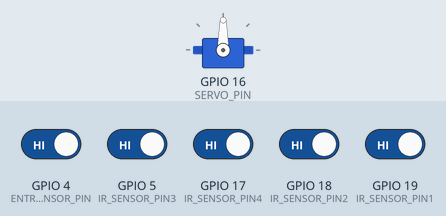
Recording of a sketch running on a simulated ESP32. Shown: servo. The test bench sets the inputs (shaded band); at power-on: GPIO 4 (ENTRY_SENSOR_PIN), GPIO 5 (IR_SENSOR_PIN3), GPIO 17 (IR_SENSOR_PIN4), GPIO 18 (IR_SENSOR_PIN2), GPIO 19 (IR_SENSOR_PIN1) HIGH. WiFi joins after 1.5 s; servers stay silent unless stated; uploads are accepted with an empty reply; what the sketch prints to the serial monitor is not drawn.

Above: at 2.7 s.
2.8 s: GPIO 4 (ENTRY_SENSOR_PIN) driven LOW
At 3.4 s:
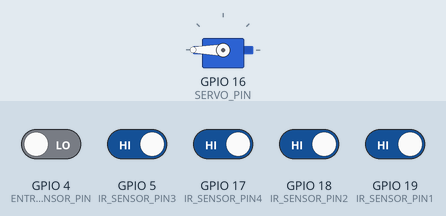
Timing chart, 0 to 9.3 s (numbered marks = the images above; inputs shaded):
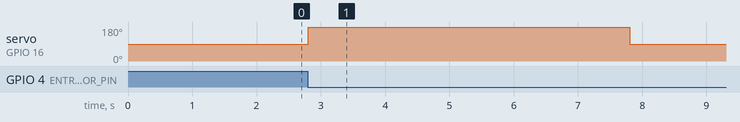

Measured:
- after the input at 2.8 s, servo on GPIO 16 (SERVO_PIN): 90° → 180° at once, → 90° 5.0 s later

The sketch:

esp_code_freertos.ino
```cpp
#include <WiFi.h>
#include <HTTPClient.h>
#include <freertos/FreeRTOS.h>
#include <freertos/task.h>
#include <ESP32Servo.h>

// Definições de pinos para sensores de estacionamento
#define IR_SENSOR_PIN1 19
#define IR_SENSOR_PIN2 18
#define IR_SENSOR_PIN3 5
#define IR_SENSOR_PIN4 17

// Definições de pinos para o sensor IR de entrada e servo motor
#define ENTRY_SENSOR_PIN 4
#define SERVO_PIN 16

// Wi-Fi credenciais
const char *ssid = "SOBRALNET";      // Wi-Fi SSID
const char *password = "1984511330"; // Wi-Fi password

// Server detalhes
const char *serverUrl = "http://myipadress:3000/api/data"; // Server URL
const char *deviceId = "ESP32_01";                         // Unique ID for this ESP8266

// Mutex para recursos compartilhados
SemaphoreHandle_t xMutex = NULL;

// Estrutura de dados do sensor
struct SensorData
{
    String space1;
    String space2;
    String space3;
    String space4;
};

SensorData sensorData;

// Crie um objeto Servo
Servo myServo;

TaskHandle_t wifiTaskHandle = NULL;
TaskHandle_t sensorTaskHandle = NULL;
TaskHandle_t httpTaskHandle = NULL;
TaskHandle_t servoTaskHandle = NULL;

void connectToWiFi();
void readSensors(void *parameter);
void sendDataToServer(void *parameter);
void monitorEntrySensor(void *parameter);

void setup()
{
    // Inicializando comunicação serial
    Serial.begin(115200);

    // Configurar pinos do sensor de estacionamento como entrada
    pinMode(IR_SENSOR_PIN1, INPUT);
    pinMode(IR_SENSOR_PIN2, INPUT);
    pinMode(IR_SENSOR_PIN3, INPUT);
    pinMode(IR_SENSOR_PIN4, INPUT);

    // Configurar o pino do sensor de entrada
    pinMode(ENTRY_SENSOR_PIN, INPUT);

    // Fixe o servo motor ao seu pino de controle e ajuste sua posição inicial para 90°
    myServo.attach(SERVO_PIN);
    myServo.write(90);

    xMutex = xSemaphoreCreateMutex();
    if (xMutex == NULL)
    {
        Serial.println("Failed to create mutex");
        while (1)
            ; // Parar se a criação do mutex falhar
    }

    // Conectar ao Wi-Fi
    connectToWiFi();

    // Cria tasks
    xTaskCreatePinnedToCore(
        readSensors,       // Task function
        "SensorTask",      // Task name
        4096,              // Stack size
        NULL,              // Task parameters
        1,                 // Priority
        &sensorTaskHandle, // Task handle
        1                  // Core
    );

    xTaskCreatePinnedToCore(
        sendDataToServer,
        "HTTPTask",
        8192,
        NULL,
        2,
        &httpTaskHandle,
        1
    );

    xTaskCreatePinnedToCore(
        monitorEntrySensor,
        "ServoTask",
        4096,
        NULL,
        1,
        &servoTaskHandle,
        1
    );
}

void loop()
{
    // O agendador FreeRTOS cuidará da execução de tarefas
    vTaskDelete(NULL);
}

// Tarefa para ler dados do sensor de estacionamento
void readSensors(void *parameter)
{
    while (1)
    {
        if (xSemaphoreTake(xMutex, portMAX_DELAY) == pdTRUE)
        {
            sensorData.space1 = digitalRead(IR_SENSOR_PIN1) == 0 ? "occupied" : "available";
            sensorData.space2 = digitalRead(IR_SENSOR_PIN2) == 0 ? "occupied" : "available";
            sensorData.space3 = digitalRead(IR_SENSOR_PIN3) == 0 ? "occupied" : "available";
            sensorData.space4 = digitalRead(IR_SENSOR_PIN4) == 0 ? "occupied" : "available";
            xSemaphoreGive(xMutex);
        }
        vTaskDelay(pdMS_TO_TICKS(1000));
    }
}

// Tarefa para enviar dados do sensor para o servidor
void sendDataToServer(void *parameter)
{
    while (1)
    {
        String jsonPayload;
        // Pegue o mutex para acessar dados de sensores compartilhados
        if (xSemaphoreTake(xMutex, portMAX_DELAY) == pdTRUE)
        {
            // Preparar carga JSON
            jsonPayload = "{";
            jsonPayload += "\"device_id\": \"" + String(deviceId) + "\",";
            jsonPayload += "\"parking_space_01\": \"" + sensorData.space1 + "\",";
            jsonPayload += "\"parking_space_02\": \"" + sensorData.space2 + "\",";
            jsonPayload += "\"parking_space_03\": \"" + sensorData.space3 + "\",";
            jsonPayload += "\"parking_space_04\": \"" + sensorData.space4 + "\"";
            jsonPayload += "}";
            xSemaphoreGive(xMutex);
        }

        // Envia solicitação HTTP POST se o Wi-Fi estiver conectado
        if (WiFi.status() == WL_CONNECTED)
        {
            HTTPClient http;
            http.begin(serverUrl);
            http.addHeader("Content-Type", "application/json");

            int httpResponseCode = http.POST(jsonPayload);
            if (httpResponseCode > 0)
            {
                Serial.print("HTTP Response code: ");
                Serial.println(httpResponseCode);
                String response = http.getString();
                Serial.println(response);
            }
            else
            {
                Serial.print("Error code: ");
                Serial.println(httpResponseCode);
            }
            http.end();
        }
        else
        {
            Serial.println("Wi-Fi disconnected");
        }

        vTaskDelay(pdMS_TO_TICKS(2000));
    }
}

// Nova tarefa para monitorar o sensor IR de entrada e controlar o servo motor
void monitorEntrySensor(void *parameter)
{
    while (1)
    {
        // Verifique se o sensor de entrada detecta um objeto, O sensor emite LOW (0) quando um objeto é detectado.
        if (digitalRead(ENTRY_SENSOR_PIN) == 0)
        {
            bool parkingFull = false;

            // Use o mutex para verificar com segurança o status das vagas de estacionamento
            if (xSemaphoreTake(xMutex, portMAX_DELAY) == pdTRUE)
            {
                if (sensorData.space1 == "occupied" &&
                    sensorData.space2 == "occupied" &&
                    sensorData.space3 == "occupied" &&
                    sensorData.space4 == "occupied")
                {
                    parkingFull = true;
                }
                xSemaphoreGive(xMutex);
            }

            if (!parkingFull)
            {
                Serial.println("Entry sensor triggered: Activating servo barrier.");
                // Girar servo em 180°
                myServo.write(180);
                // Espere 5 segundos
                vTaskDelay(pdMS_TO_TICKS(5000));
                // Gire o servo em 90°
                myServo.write(90);
            }
            else
            {
                Serial.println("All parking spaces occupied. Servo will not activate.");
            }

            // Aguarde até que o sensor de entrada esteja limpo para evitar disparos repetidos
            while (digitalRead(ENTRY_SENSOR_PIN) == 0)
            {
                vTaskDelay(pdMS_TO_TICKS(100));
            }
        }

        vTaskDelay(pdMS_TO_TICKS(100)); // Pesquisa a cada 100 ms
    }
}

// Função para conectar ao Wi-Fi
void connectToWiFi()
{
    Serial.print("Connecting to Wi-Fi");
    WiFi.begin(ssid, password);
    while (WiFi.status() != WL_CONNECTED)
    {
        delay(500);
        Serial.print(".");
    }
    Serial.println("\nWi-Fi connected");
    Serial.print("IP address: ");
    Serial.println(WiFi.localIP());
}
```
